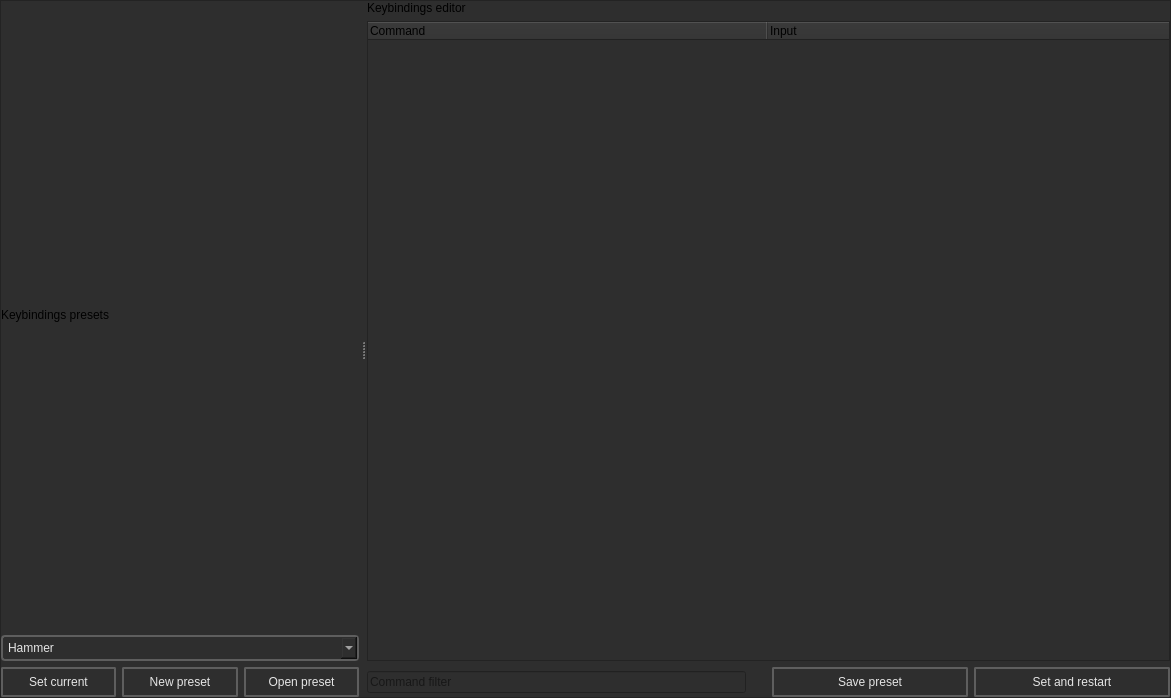
<?xml version="1.0" encoding="UTF-8"?>
<ui version="4.0">
 <class>MainWindow</class>
 <widget class="QMainWindow" name="MainWindow">
  <property name="geometry">
   <rect>
    <x>0</x>
    <y>0</y>
    <width>1171</width>
    <height>698</height>
   </rect>
  </property>
  <property name="windowTitle">
   <string>MainWindow</string>
  </property>
  <property name="styleSheet">
   <string notr="true">background-color: rgb(46, 46, 46);</string>
  </property>
  <widget class="QWidget" name="centralwidget">
   <layout class="QVBoxLayout" name="verticalLayout_2">
    <property name="leftMargin">
     <number>0</number>
    </property>
    <property name="topMargin">
     <number>0</number>
    </property>
    <property name="rightMargin">
     <number>0</number>
    </property>
    <property name="bottomMargin">
     <number>0</number>
    </property>
    <item>
     <widget class="QFrame" name="frame">
      <property name="frameShape">
       <enum>QFrame::Shape::StyledPanel</enum>
      </property>
      <property name="frameShadow">
       <enum>QFrame::Shadow::Raised</enum>
      </property>
      <layout class="QVBoxLayout" name="verticalLayout_5">
       <property name="leftMargin">
        <number>0</number>
       </property>
       <property name="topMargin">
        <number>0</number>
       </property>
       <property name="rightMargin">
        <number>0</number>
       </property>
       <property name="bottomMargin">
        <number>0</number>
       </property>
       <item>
        <widget class="QSplitter" name="splitter">
         <property name="orientation">
          <enum>Qt::Orientation::Horizontal</enum>
         </property>
         <property name="handleWidth">
          <number>8</number>
         </property>
         <property name="childrenCollapsible">
          <bool>false</bool>
         </property>
         <widget class="QWidget" name="layoutWidget">
          <layout class="QVBoxLayout" name="verticalLayout_4">
           <item>
            <widget class="QLabel" name="label_3">
             <property name="text">
              <string>Keybindings presets</string>
             </property>
            </widget>
           </item>
           <item>
            <widget class="QComboBox" name="editor_combobox">
             <property name="styleSheet">
              <string notr="true">QMenu {
background-color: red;
 }

QMenu::item {
    padding: 5px 10px;
    font: 580 8pt &quot;Segoe UI&quot;;
    border: 2px solid black;
    border-radius: 4px;
    border-color: rgba(94, 94, 94, 255);
    color: #e5e5e5;
}
QMenu::item:selected {
    background-color: #515965;
    color: white;
}
QWidget {
    background-color: #272727;
    outline: none;
}

QWidget:item:checked {
    background-color: #272727;
    color: white;
}

QWidget:item:selected {
    background-color: #515965;
    color: white;
    border: 0px;
}



QMenu {
    background-color: #2f2f31;
    color: #FFFFFF;
    border: 1px solid #636363;
    /* padding-top: 5px; */
    /* padding-bottom: 5px; */
    border: 2px solid black;
    border-radius: 4px;
    border-color: rgba(94, 94, 94, 255);
}

QMenu::item {
    font: 580 8pt &quot;Segoe UI&quot;;
    border-top: 2px solid black;
    border: 0px;
    border-radius: 4px;
    border-color: rgba(94, 94, 94, 255);
    padding-left: 12px;
    padding-right: 12px;
    color: #e5e5e5;
}

QMenu::item:selected {
    background-color: #727272;
    color: #FFFFFF;
}

QMenu::separator {
    height: 1px;
    background: #b1b1b1;
    margin: 5px 0;
}

QMenu::indicator {
    width: 13px;
    height: 13px;
}

QMenu::indicator:checked {
    image: url(:/icons/check_16dp.svg);
}

QMenu::indicator:unchecked {
    image: url(:/icons/check_box_outline_blank_16dp.svg);
}


QComboBox {
    font: 580 8pt &quot;Segoe UI&quot;;
    border: 2px solid black;
    border-radius: 4px;
    border-color: rgba(94, 94, 94, 255);
    height: 12px;
    padding-top: 5px;
    padding-bottom: 5px;
    color: #e5e5e5;
    background-color: #2e2e2e;
    padding-left: 5px;
}

QComboBox:hover {
    background-color: #515965;
    color: white;
}

QComboBox:pressed {
    background-color: #3f4041;
    color: white;
}

QComboBox:item {
    font: 580 8pt &quot;Segoe UI&quot;;
    color: #e5e5e5;
    padding-left: 5px;
    background-color: #2e2e2e;
    border-style: none;
}

QComboBox::drop-down {
    color: #e5e5e5;
    padding: 2px;
    background: url(://icons/arrow_drop_down_16dp.svg) no-repeat center;
    border-bottom: 0px solid black;
    border-top: 0px solid black;
    border-right: 0px;
    border-left: 2px solid;
    margin-left: 5px;
    padding: 5px;
    width: 7px;
    border-color: rgba(94, 94, 94, 255);
    background-color: #2e2e2e;
}


QComboBox QAbstractItemView {
    border: 2px solid gray;
    border-color: rgba(94, 94, 94, 255);
    selection-background-color: #515965;
    background-color: #2e2e2e;
}


QComboBox QAbstractItemView::item {
    height: 16px; /* Set the height of each item */
    padding: 4px; /* Add padding to each item */
    padding-left: 5px;
    padding-right: 5px;
    color: #ff939393;
    border-style: none;
    border-bottom: 0.5px solid black;
    border-color: rgba(255, 255, 255, 10);
}


QComboBox QAbstractItemView::item:selected {
    height: 16px; /* Set the height of each item */
    padding: 4px; /* Add padding to each item */
    padding-left: 5px;
    padding-right: 5px;
    background-color: #515965;
    color: white;
    border: none; /* Remove border */
    outline: none; /* Remove outline */
}</string>
             </property>
             <item>
              <property name="text">
               <string>Hammer</string>
              </property>
             </item>
            </widget>
           </item>
           <item>
            <layout class="QVBoxLayout" name="explorer_layout"/>
           </item>
           <item>
            <layout class="QHBoxLayout" name="horizontalLayout_3">
             <item>
              <widget class="QPushButton" name="set_current_button">
               <property name="toolTip">
                <string>&lt;html&gt;&lt;head/&gt;&lt;body&gt;&lt;p&gt;Ctrl + O&lt;/p&gt;&lt;/body&gt;&lt;/html&gt;</string>
               </property>
               <property name="styleSheet">
                <string notr="true">
    /* QPushButton default and hover styles */
    QPushButton {

        font: 580 9pt &quot;Segoe UI&quot;;
	

        border: 2px solid black;
        border-radius: 2px;
        border-color: rgba(94, 94, 94, 255);
        height:22px;
        padding-top: 2px;
        padding-bottom:2px;
        padding-left: 4px;
        padding-right: 4px;
        color: #e5e5e5;
        background-color: #2e2e2e;
    }
    QPushButton:hover {
        background-color: #515965;
        color: white;
    }
    QPushButton:pressed {
        background-color: red;
        background-color: #2e2e2e;
        margin: 1 px;
        margin-left: 2px;
        margin-right: 2px;

    }</string>
               </property>
               <property name="text">
                <string>Set current</string>
               </property>
               <property name="icon">
                <iconset resource="../resources.qrc">
                 <normaloff>:/icons/check_24dp.svg</normaloff>:/icons/check_24dp.svg</iconset>
               </property>
               <property name="iconSize">
                <size>
                 <width>20</width>
                 <height>20</height>
                </size>
               </property>
               <property name="shortcut">
                <string>Ctrl+O</string>
               </property>
              </widget>
             </item>
             <item>
              <widget class="QPushButton" name="new_button">
               <property name="toolTip">
                <string>&lt;html&gt;&lt;head/&gt;&lt;body&gt;&lt;p&gt;Ctrl + N&lt;/p&gt;&lt;/body&gt;&lt;/html&gt;</string>
               </property>
               <property name="styleSheet">
                <string notr="true">
    /* QPushButton default and hover styles */
    QPushButton {

        font: 580 9pt &quot;Segoe UI&quot;;
	

        border: 2px solid black;
        border-radius: 2px;
        border-color: rgba(94, 94, 94, 255);
        height:22px;
        padding-top: 2px;
        padding-bottom:2px;
        padding-left: 4px;
        padding-right: 4px;
        color: #e5e5e5;
        background-color: #2e2e2e;
    }
    QPushButton:hover {
        background-color: #515965;
        color: white;
    }
    QPushButton:pressed {
        background-color: red;
        background-color: #2e2e2e;
        margin: 1 px;
        margin-left: 2px;
        margin-right: 2px;

    }</string>
               </property>
               <property name="text">
                <string>New preset</string>
               </property>
               <property name="icon">
                <iconset resource="../resources.qrc">
                 <normaloff>:/icons/add_24dp.svg</normaloff>:/icons/add_24dp.svg</iconset>
               </property>
               <property name="iconSize">
                <size>
                 <width>20</width>
                 <height>20</height>
                </size>
               </property>
               <property name="shortcut">
                <string>Ctrl+N</string>
               </property>
              </widget>
             </item>
             <item>
              <widget class="QPushButton" name="open_button">
               <property name="toolTip">
                <string>&lt;html&gt;&lt;head/&gt;&lt;body&gt;&lt;p&gt;Ctrl + N&lt;/p&gt;&lt;/body&gt;&lt;/html&gt;</string>
               </property>
               <property name="styleSheet">
                <string notr="true">
    /* QPushButton default and hover styles */
    QPushButton {

        font: 580 9pt &quot;Segoe UI&quot;;
	

        border: 2px solid black;
        border-radius: 2px;
        border-color: rgba(94, 94, 94, 255);
        height:22px;
        padding-top: 2px;
        padding-bottom:2px;
        padding-left: 4px;
        padding-right: 4px;
        color: #e5e5e5;
        background-color: #2e2e2e;
    }
    QPushButton:hover {
        background-color: #515965;
        color: white;
    }
    QPushButton:pressed {
        background-color: red;
        background-color: #2e2e2e;
        margin: 1 px;
        margin-left: 2px;
        margin-right: 2px;

    }</string>
               </property>
               <property name="text">
                <string>Open preset</string>
               </property>
               <property name="icon">
                <iconset resource="../resources.qrc">
                 <normaloff>:/icons/file_open_16dp.svg</normaloff>:/icons/file_open_16dp.svg</iconset>
               </property>
               <property name="iconSize">
                <size>
                 <width>20</width>
                 <height>20</height>
                </size>
               </property>
               <property name="shortcut">
                <string>Ctrl+N</string>
               </property>
              </widget>
             </item>
            </layout>
           </item>
          </layout>
         </widget>
         <widget class="QWidget" name="layoutWidget">
          <layout class="QVBoxLayout" name="verticalLayout_3">
           <item>
            <widget class="QLabel" name="label">
             <property name="text">
              <string>Keybindings editor</string>
             </property>
            </widget>
           </item>
           <item>
            <widget class="QTreeWidget" name="keybindings_tree">
             <property name="alternatingRowColors">
              <bool>true</bool>
             </property>
             <attribute name="headerMinimumSectionSize">
              <number>300</number>
             </attribute>
             <attribute name="headerDefaultSectionSize">
              <number>400</number>
             </attribute>
             <attribute name="headerHighlightSections">
              <bool>false</bool>
             </attribute>
             <column>
              <property name="text">
               <string notr="true">Command</string>
              </property>
             </column>
             <column>
              <property name="text">
               <string>Input</string>
              </property>
             </column>
            </widget>
           </item>
           <item>
            <layout class="QHBoxLayout" name="horizontalLayout_6">
             <item>
              <layout class="QHBoxLayout" name="horizontalLayout_4">
               <item>
                <widget class="QLineEdit" name="command_filter_line">
                 <property name="placeholderText">
                  <string>Command filter</string>
                 </property>
                </widget>
               </item>
              </layout>
             </item>
             <item>
              <spacer name="horizontalSpacer">
               <property name="orientation">
                <enum>Qt::Orientation::Horizontal</enum>
               </property>
               <property name="sizeType">
                <enum>QSizePolicy::Policy::Fixed</enum>
               </property>
               <property name="sizeHint" stdset="0">
                <size>
                 <width>20</width>
                 <height>20</height>
                </size>
               </property>
              </spacer>
             </item>
             <item>
              <widget class="QPushButton" name="save_button">
               <property name="minimumSize">
                <size>
                 <width>196</width>
                 <height>0</height>
                </size>
               </property>
               <property name="toolTip">
                <string>&lt;html&gt;&lt;head/&gt;&lt;body&gt;&lt;p&gt;Ctrl + S&lt;/p&gt;&lt;/body&gt;&lt;/html&gt;</string>
               </property>
               <property name="styleSheet">
                <string notr="true">
    /* QPushButton default and hover styles */
    QPushButton {

        font: 580 9pt &quot;Segoe UI&quot;;
	

        border: 2px solid black;
        border-radius: 2px;
        border-color: rgba(94, 94, 94, 255);
        height:22px;
        padding-top: 2px;
        padding-bottom:2px;
        padding-left: 4px;
        padding-right: 4px;
        color: #e5e5e5;
        background-color: #2e2e2e;
    }
    QPushButton:hover {
        background-color: #515965;
        color: white;
    }
    QPushButton:pressed {
        background-color: red;
        background-color: #2e2e2e;
        margin: 1 px;
        margin-left: 2px;
        margin-right: 2px;

    }</string>
               </property>
               <property name="text">
                <string>Save preset</string>
               </property>
               <property name="icon">
                <iconset resource="../resources.qrc">
                 <normaloff>:/icons/save_16dp.svg</normaloff>:/icons/save_16dp.svg</iconset>
               </property>
               <property name="iconSize">
                <size>
                 <width>20</width>
                 <height>20</height>
                </size>
               </property>
               <property name="shortcut">
                <string>Ctrl+S</string>
               </property>
              </widget>
             </item>
             <item>
              <widget class="QPushButton" name="save_restart_button">
               <property name="minimumSize">
                <size>
                 <width>196</width>
                 <height>0</height>
                </size>
               </property>
               <property name="toolTip">
                <string>&lt;html&gt;&lt;head/&gt;&lt;body&gt;&lt;p&gt;Ctrl+ Shif+S&lt;/p&gt;&lt;/body&gt;&lt;/html&gt;</string>
               </property>
               <property name="styleSheet">
                <string notr="true">
    /* QPushButton default and hover styles */
    QPushButton {

        font: 580 9pt &quot;Segoe UI&quot;;
	

        border: 2px solid black;
        border-radius: 2px;
        border-color: rgba(94, 94, 94, 255);
        height:22px;
        padding-top: 2px;
        padding-bottom:2px;
        padding-left: 4px;
        padding-right: 4px;
        color: #e5e5e5;
        background-color: #2e2e2e;
    }
    QPushButton:hover {
        background-color: #515965;
        color: white;
    }
    QPushButton:pressed {
        background-color: red;
        background-color: #2e2e2e;
        margin: 1 px;
        margin-left: 2px;
        margin-right: 2px;

    }</string>
               </property>
               <property name="text">
                <string>Set and restart</string>
               </property>
               <property name="icon">
                <iconset resource="../resources.qrc">
                 <normaloff>:/icons/all_match_24dp.svg</normaloff>:/icons/all_match_24dp.svg</iconset>
               </property>
               <property name="iconSize">
                <size>
                 <width>20</width>
                 <height>20</height>
                </size>
               </property>
               <property name="shortcut">
                <string>Ctrl+Shift+S</string>
               </property>
               <property name="checkable">
                <bool>true</bool>
               </property>
              </widget>
             </item>
            </layout>
           </item>
          </layout>
         </widget>
        </widget>
       </item>
      </layout>
     </widget>
    </item>
   </layout>
  </widget>
  <action name="actionSave">
   <property name="text">
    <string>Save</string>
   </property>
  </action>
  <action name="actionSave_as">
   <property name="text">
    <string>Save as</string>
   </property>
  </action>
  <action name="actionOpen">
   <property name="text">
    <string>Open</string>
   </property>
  </action>
 </widget>
 <resources>
  <include location="../resources.qrc"/>
 </resources>
 <connections/>
</ui>
